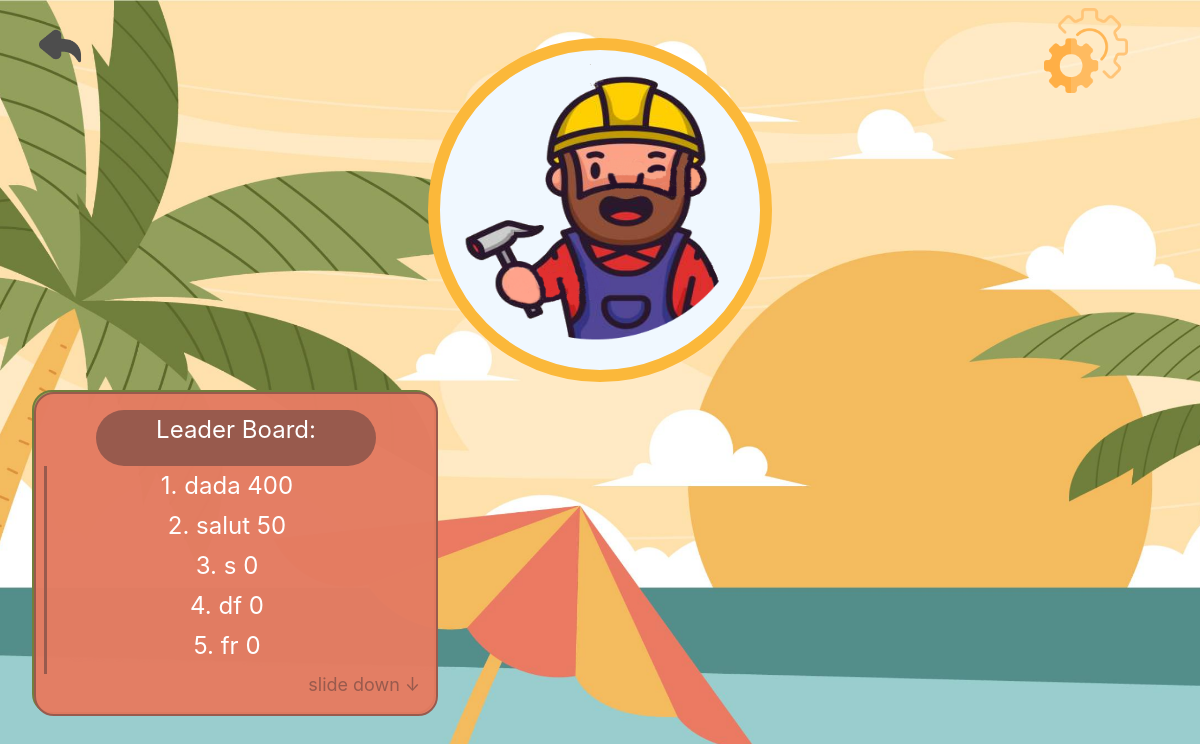
The app's page /WEB/users/userhomegame.php, older data.
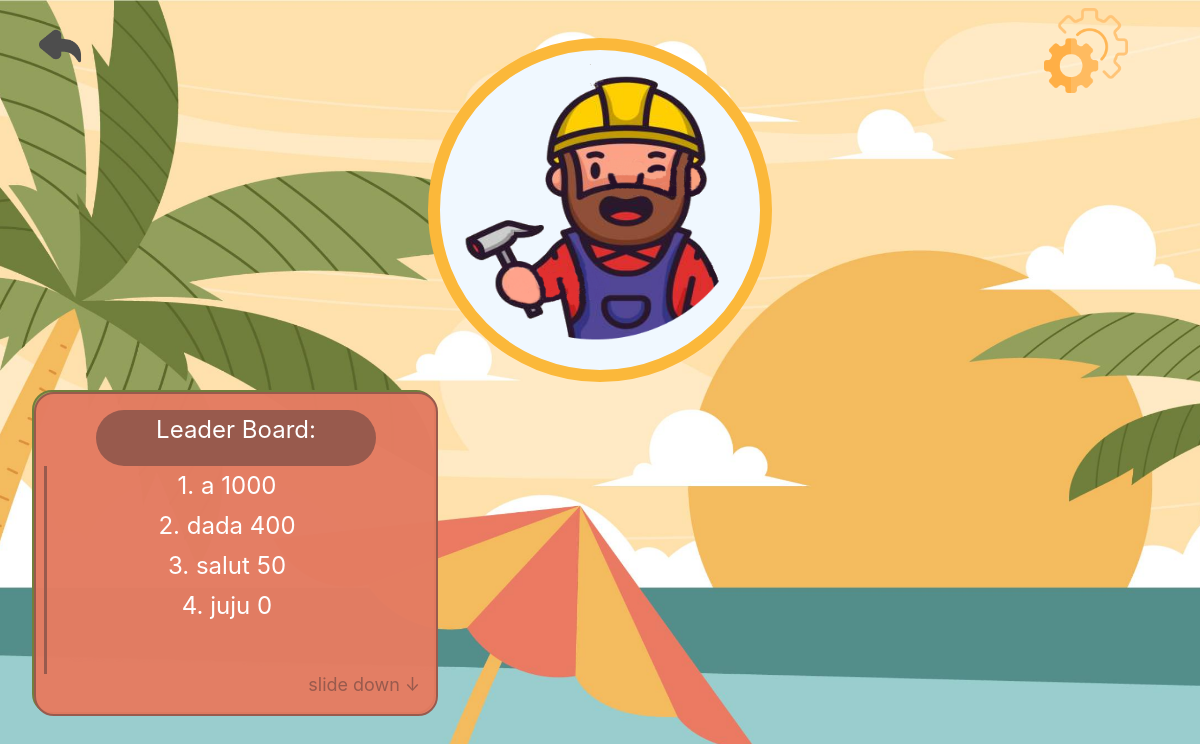
The same page, newer data.
### tables this page shows
CREATE TABLE `users` (
  `username` varchar(30) NOT NULL,
  `email` varchar(60) NOT NULL,
  `password` varchar(60) NOT NULL,
  `score` int(16) NOT NULL,
  `progression` int(16) DEFAULT NULL
);

### WEB/users/finuser.php (the view, shortened to what this page needs)
<main>
    <div class="cont">
        <div class="user">
            <img class="imgmartin" src="../image/button/martin.png" alt="">
        </div>
    </div>
    <div class="cont2">
        <div class="Compte">
        <div class="classement">
            <div class="compte">
                Leader Board:
            </div>
            <div class="list">
                <?php
                           $stmt = $conn->query($sql);
                        $results = $stmt->fetchAll(PDO::FETCH_ASSOC);
                        if (count($results) > 0) {
                            echo "
                            <div class='line2'>";
                            $i=1;
                            foreach ($results as $row) {
                                echo $i.".         ". $row["username"]."  ";
                                echo $row["score"]."  ";
                                echo "<br>";
                                $i++;
                            }
                        } else {
                            echo "Aucun résultat trouvé.";
                        }
                        ?>
            </div>
        </div>
        <div class="down">
            slide down ↓
        </div>
    </div>
</main>
</body>
</html>

### WEB/users/debutuser.php (shortened to what this page needs)
<?php
try{
    $sql = "SELECT score, username FROM users ORDER BY score DESC LIMIT 25";
}
catch(Exception $e){
    die("Erreur : " . $e->getMessage());
}
?>
<!DOCTYPE html>
<html lang="en">
<head>
    <link rel="stylesheet" href="../CSS/user.css">
</head>

### WEB/users/userhomegame.php
<?php include("debutuser.php"); ?>
<body>
    <header>
        <div class="buttonhead">
            <button class="back" type=submit>
                <a href="../settingingames/settinghomegame.php">
                    <img class="backimg" src="../image/button/arrow.png">
                </a>
            </button>
            <a class="al" - href="../settingingames/settinghomegame.php">
                <img class="settingimg" src="../image/button/boutonsetting.png" />
            </a>
        </div>
    </header>
    <?php include("finuser.php"); ?>

### WEB/CSS/user.css (style rules this page uses)
* { scrollbar-width:none; }
.back { position: absolute; width: 85px; height: 80px; left: 17px; top: 7px; background: url(../image/button/arrow.png); border-style: none; }
.backimg { width: 70px; }
.settingimg { width: 100%; height: 100%; }
.al { height: 7.1vw; width: 7vw; margin-left: 87vw; }
.cont { display: flex; flex-wrap: wrap; height: 40vh; }
.buttonhead { display: flex; width: 100vw; justify-content: space-between; margin-top: 1vh; height: 30px; }
body { overflow-x: hidden; margin: 0; color: white; background: url("../image/background2.png") no-repeat center fixed; background-size: cover; font-family: 'Inter', monospace; font-weight: bold; }
.user { background-color: aliceblue; border: 1vw solid rgb(251, 184, 58); height: 40vh; width: 40vh; border-radius: 100%; margin: auto; }
.imgmartin { width: 100%; height: 100%; }
.Compte { background-color: #939f5ddc; height: 40vh; width: 50vh; border: 0.2vw solid #707f3c; border-radius: 20px; -webkit-border-radius: 20px; -moz-border-radius: 20px; -ms-border-radius: 20px; -o-border-radius: 20px; }
.cont2 { flex-wrap: wrap; display: flex; justify-content: space-between; margin-left: 4vh; margin-top: 4vh; margin-right: 4vh; height: 90vh; font-size: 1.1vw; }
.classement { background-color: #ec7962e6; height: 40vh; width: 50vh; border: 0.2vw solid #985A4D; border-radius: 20px; -webkit-border-radius: 20px; -moz-border-radius: 20px; -ms-border-radius: 20px; -o-border-radius: 20px; }
.compte { height: 7vh; width: 35vh; background-color: #985A4D; margin: auto; text-align: center; margin-top: 2vh; border-radius: 40px; text-decoration: none; font-family: "Inter"; font-style: normal; font-weight: 400; font-size: 3vh; line-height: 5vh; text-align: center; color: #ffffff; text-decoration: none; -webkit-border-radius: 40px; -moz-border-radius: 40px; -ms-border-radius: 40px; -o-border-radius: 40px; }
.line2 { text-align:center; margin-left: 1vh; height: 26vh; width: 45vh; border:0.3vw #985A4D; border-style: hidden hidden hidden solid; text-decoration: none; font-family: "Inter"; font-style: normal; font-weight: 400; font-size: 3vh; line-height: 5vh; text-align: center; color: #ffffff; text-decoration: none; overflow-y: scroll; scrollbar-width:none; }
.down { display: flex; justify-content: flex-end; margin-right: 2vh; font-size: 1.5vw; margin-bottom: 2vh; font-family: "Inter"; font-style: normal; font-weight: 400; color: #985A4D; }

Row changes from the older to the newer data that the page shows:
removed users: username "s", score "0"
removed users: username "df", score "0"
removed users: username "fr", score "0"
added users: username "a", score "1000"
now on this page (row unchanged): users: username "juju", score "0"
